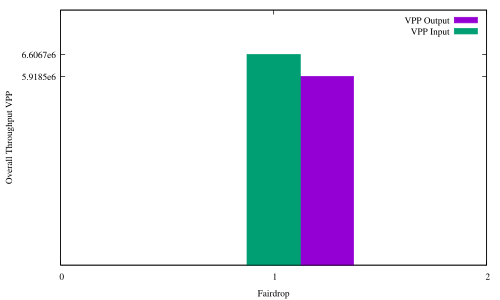

The script that drew this image:
#! xgp flow_pps.dat
# Created the Fri Dec  8 02:30:12 CET 2017 with:
#   ____________________________
#  /                            \
# /        xgp        __________/
# \__________________/.:nonsns:.
#
 
#-------------------------------------
# SHAPES:
# (c)ircle  (t)riangle (i)nv.tri.
#           (d)iamond  (s)quare
# FILLING:
# (f)illed  (o)paque  (e)mpty (default)
#-------------------------------------
   s=4  ; es=s  ; fs=s+1 ; os=s+66
   c=6  ; ec=c  ; fc=c+1 ; oc=os+1
   t=8  ; et=t  ; ft=t+1 ; ot=oc+1
   i=10 ; ei=i  ; fi=i+1 ; oi=ot+1
   d=12 ; ed=d  ; fd=d+1 ; od=oi+1
   p=14 ; ep=p  ; fp=p+1 ; op=od+1
#-------------------------------------
#  e.g.:  
#  empty circles vs filled squares
#  plot "file" u 1:3 w p pt ec, 
#           "" u 1:4 w lp pt fs
#-------------------------------------

#Happy gnuplotting


set out "in_out.pdf"
set term pdf font "Times,10"
#set pointsize 1.25

set key top righ
#set ylabel "Per flow rate [pps]"
set xlabel "Fairdrop"
set xtics 1
set boxwidth 0.25
set style fill solid
#set ytics nomirror
#set y2tics
#set yrange [0:5]
#set y2range [0:6000]
set ylabel "Overall Throughput VPP"
#set y2label "Flow Weight"
#set format y "%.t^.10^%T"
#set ytics 200000
#set yran [1e3:]
#min(a,b)=a<b?a:b
stats 	'flow_pps.dat'	every ::1 using 1 nooutput
total=int(STATS_sum)
print("Total Throughput")
print(total)
#f(x)=total
set yrange [0:8]

plot \
'in_out.dat'	u ($0+1+0.25):($2/1000000):ytic(2)   	t 'VPP Output'  axes x1y1 with boxes ,	\
'in_out.dat'  u ($0+1):($1/1000000):ytic(1)	t 'VPP Input'   axes x1y1 with boxes
#'flow_pps.dat'  u ($0+1-0.25):(f($1)/1000000)           t 'Per Flow Throughput'  axes x1y1 with boxes
